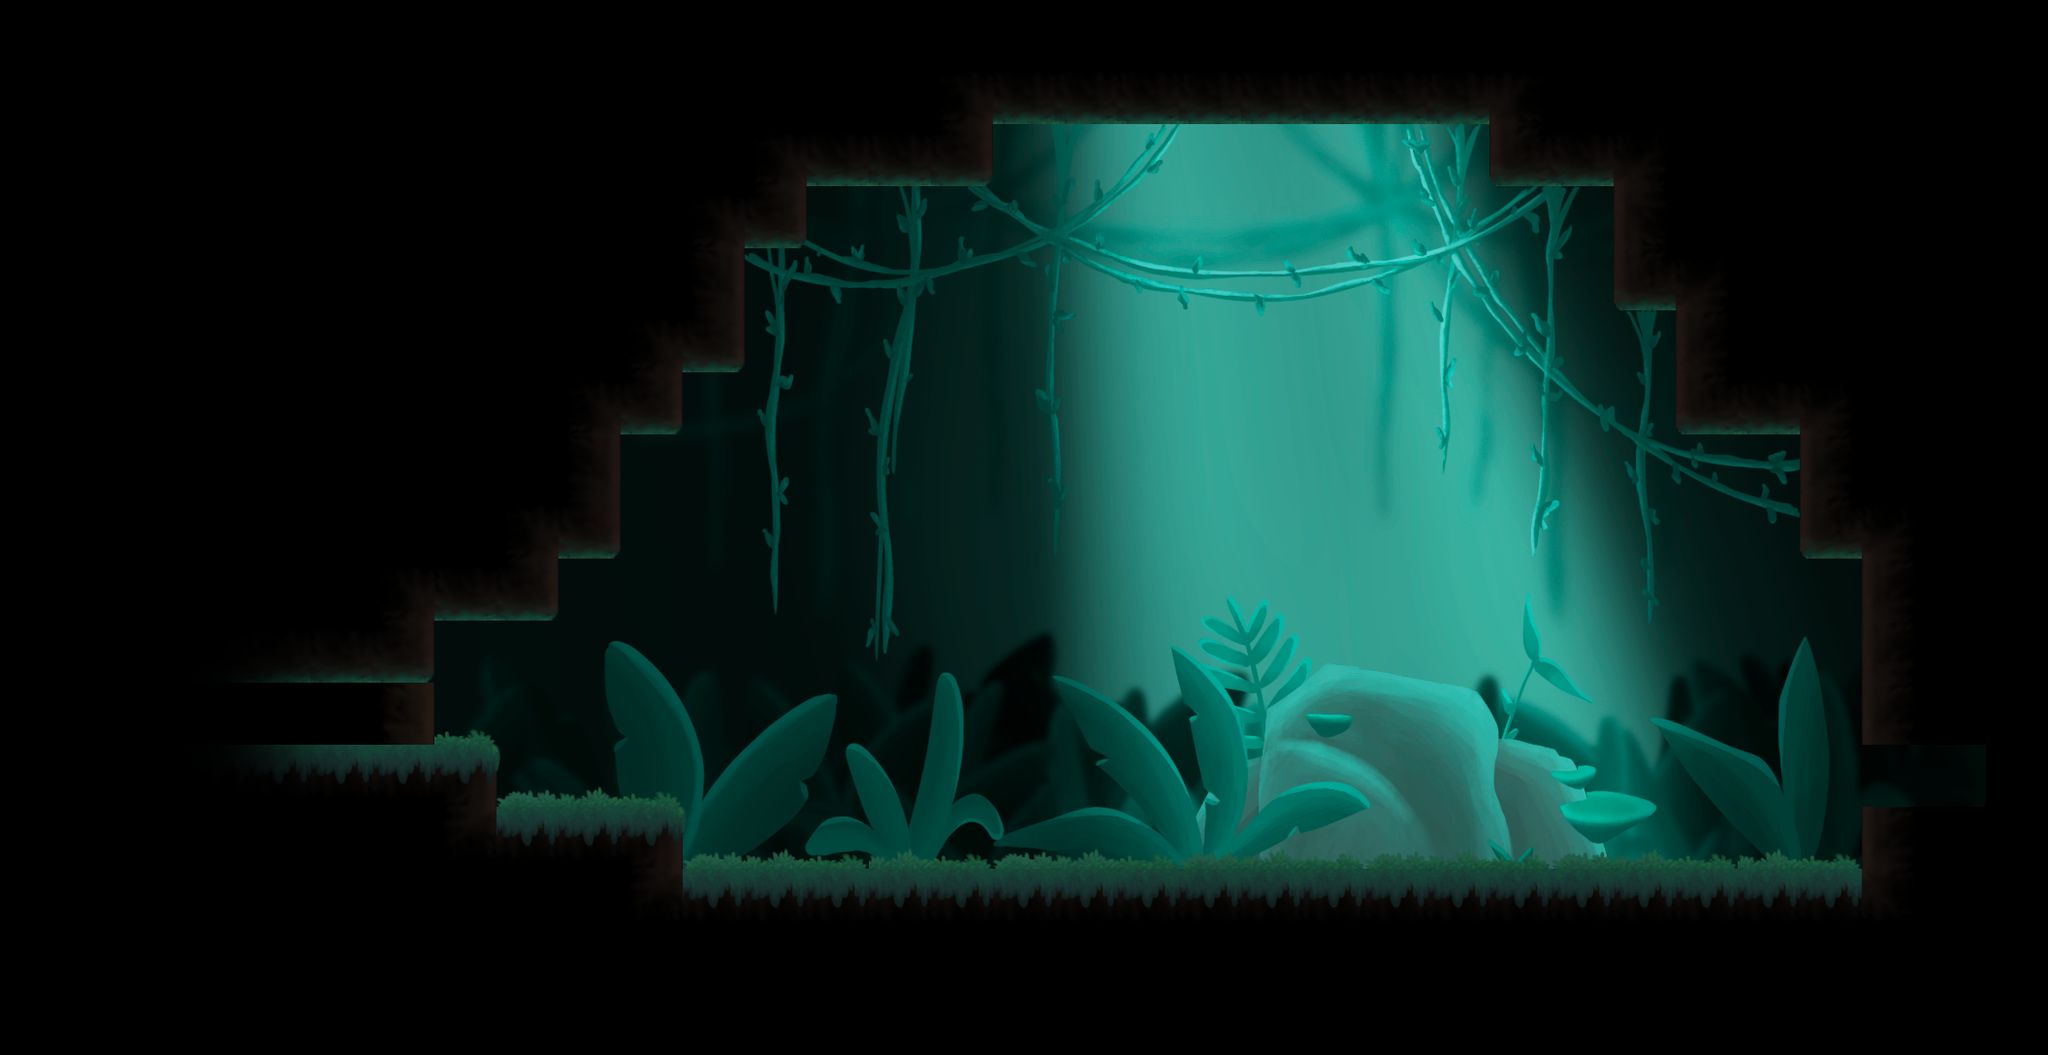

Rendered tile map (Tiled .tmx) drawn with the repository's tilesets; below, a short description and the map source with its tile grids summarised:
An orthogonal 33x17 tile map with 64x64 px tiles, 10 tile layers (Background, Background Fog, Fourth Layer, Rocks Third Layer, ...), 25 tilesets and 36 objects (BichoPalo).

<map version="1.10" tiledversion="1.11.2" orientation="orthogonal" renderorder="right-down" width="33" height="17" tilewidth="64" tileheight="64" infinite="0" nextlayerid="79" nextobjectid="1432">
 <tileset firstgid="1" name="tiles_cave" tilewidth="64" tileheight="64" tilecount="100" columns="10">
  <image source="../Props/tiles_cave.png" width="640" height="640" />
 </tileset>
 <tileset firstgid="101" name="rocas1" tilewidth="64" tileheight="64" tilecount="480" columns="30">
  <image source="../Environment/rocas1.png" width="1920" height="1080" />
 </tileset>
 <tileset firstgid="581" name="rocas2" tilewidth="64" tileheight="64" tilecount="480" columns="30">
  <image source="../Environment/rocas2.png" width="1920" height="1080" />
 </tileset>
 <tileset firstgid="1061" name="rocas3" tilewidth="64" tileheight="64" tilecount="480" columns="30">
  <image source="../Environment/rocas3.png" width="1920" height="1080" />
 </tileset>
 <tileset firstgid="1541" name="Fondo_cueva" tilewidth="64" tileheight="64" tilecount="480" columns="30">
  <image source="../Environment/Fondo_cueva.png" width="1920" height="1080" />
 </tileset>
 <tileset firstgid="2021" name="niebla_fondo" tilewidth="64" tileheight="64" tilecount="480" columns="30">
  <image source="../Environment/niebla_fondo.png" width="1920" height="1080" />
 </tileset>
 <tileset firstgid="2501" name="piedras_columnas0" tilewidth="64" tileheight="64" tilecount="480" columns="30">
  <image source="../Environment/piedras_columnas0.png" width="1920" height="1080" />
 </tileset>
 <tileset firstgid="2981" name="piedras0" tilewidth="64" tileheight="64" tilecount="480" columns="30">
  <image source="../Environment/piedras0.png" width="1920" height="1080" />
 </tileset>
 <tileset firstgid="3461" name="spike3" tilewidth="64" tileheight="64" tilecount="4" columns="2">
  <image source="../Props/spike3.png" width="128" height="128" />
 </tileset>
 <tileset firstgid="3465" name="SecretCave_Background_Fog" tilewidth="64" tileheight="64" tilecount="480" columns="30">
  <image source="../Environment/SecretCave_Background_Fog.png" width="1920" height="1080" />
 </tileset>
 <tileset firstgid="3945" name="SecretCave_Cristals" tilewidth="64" tileheight="64" tilecount="480" columns="30">
  <image source="../Environment/SecretCave_Cristals.png" width="1920" height="1080" />
 </tileset>
 <tileset firstgid="4425" name="SecretCave_Fog1" tilewidth="64" tileheight="64" tilecount="480" columns="30">
  <image source="../Environment/SecretCave_Fog1.png" width="1920" height="1080" />
 </tileset>
 <tileset firstgid="4905" name="SecretCave_Stones1" tilewidth="64" tileheight="64" tilecount="480" columns="30">
  <image source="../Environment/SecretCave_Stones1.png" width="1920" height="1080" />
 </tileset>
 <tileset firstgid="5385" name="SecretCave_Stones2" tilewidth="64" tileheight="64" tilecount="480" columns="30">
  <image source="../Environment/SecretCave_Stones2.png" width="1920" height="1080" />
 </tileset>
 <tileset firstgid="5865" name="SecretCave_Stones3" tilewidth="64" tileheight="64" tilecount="480" columns="30">
  <image source="../Environment/SecretCave_Stones3.png" width="1920" height="1080" />
 </tileset>
 <tileset firstgid="6345" name="SecretCave_Stones4" tilewidth="64" tileheight="64" tilecount="480" columns="30">
  <image source="../Environment/SecretCave_Stones4.png" width="1920" height="1080" />
 </tileset>
 <tileset firstgid="6825" name="SecretCave_Background" tilewidth="64" tileheight="64" tilecount="480" columns="30">
  <image source="../Environment/SecretCave_Background.png" width="1920" height="1080" />
 </tileset>
 <tileset firstgid="7305" name="SecretCave_Background1" tilewidth="64" tileheight="64" tilecount="480" columns="30">
  <image source="../Environment/SecretCave_Background1.png" width="1920" height="1080" />
 </tileset>
 <tileset firstgid="7785" name="SecretCave_Fog2" tilewidth="64" tileheight="64" tilecount="480" columns="30">
  <image source="../Environment/SecretCave_Fog2.png" width="1920" height="1080" />
 </tileset>
 <tileset firstgid="8265" name="Mangrove_background" tilewidth="64" tileheight="64" tilecount="480" columns="30">
  <image source="../Environment/Mangrove_background.png" width="1920" height="1080" />
 </tileset>
 <tileset firstgid="8745" name="tiles_manglar" tilewidth="64" tileheight="64" tilecount="100" columns="10">
  <image source="../Props/tiles_manglar.png" width="640" height="640" />
 </tileset>
 <tileset firstgid="8845" name="habitat_bichopalo" tilewidth="64" tileheight="64" tilecount="480" columns="30">
  <image source="../Environment/habitat_bichopalo.png" width="1920" height="1080" />
 </tileset>
 <tileset firstgid="9325" name="habitat_bichopalo" tilewidth="64" tileheight="64" tilecount="480" columns="30">
  <image source="../Environment/habitat_bichopalo.png" trans="ff00ff" width="1920" height="1080" />
 </tileset>
 <tileset firstgid="9805" name="tiles_manglar2" tilewidth="64" tileheight="64" tilecount="100" columns="10">
  <image source="../Props/tiles_manglar2.png" trans="ff00ff" width="640" height="640" />
 </tileset>
 <tileset firstgid="9905" name="Prueba_change" tilewidth="64" tileheight="64" tilecount="1140" columns="30">
  <image source="../Props/Prueba_change.png" trans="ff00ff" width="1920" height="2444" />
 </tileset>
 <layer id="44" name="Background" width="33" height="17" parallaxx="0" parallaxy="0">
  <properties>
   <property name="Draw" type="bool" value="true" />
  </properties>
  <data>[561 cells, 510 non-empty, 489 distinct tile ids]</data>
 </layer>
 <layer id="75" name="Background Fog" width="33" height="17">
  <properties>
   <property name="Draw" type="bool" value="true" />
  </properties>
  <data>[561 cells, 0 non-empty, 0 distinct tile ids]</data>
 </layer>
 <layer id="76" name="Fourth Layer" width="33" height="17">
  <properties>
   <property name="Draw" type="bool" value="true" />
  </properties>
  <data>[561 cells, 0 non-empty, 0 distinct tile ids]</data>
 </layer>
 <layer id="48" name="Rocks Third Layer" width="33" height="17" parallaxx="0" parallaxy="0">
  <properties>
   <property name="Draw" type="bool" value="true" />
  </properties>
  <data>[561 cells, 0 non-empty, 0 distinct tile ids]</data>
 </layer>
 <layer id="47" name="Rocks Second Layer" width="33" height="17" parallaxx="0" parallaxy="0">
  <properties>
   <property name="Draw" type="bool" value="true" />
  </properties>
  <data>[561 cells, 0 non-empty, 0 distinct tile ids]</data>
 </layer>
 <layer id="45" name="Rocks First Layer" width="33" height="17" parallaxx="0" parallaxy="0">
  <properties>
   <property name="Draw" type="bool" value="true" />
  </properties>
  <data>[561 cells, 0 non-empty, 0 distinct tile ids]</data>
 </layer>
 <layer id="77" name="Fog1" width="33" height="17">
  <properties>
   <property name="Draw" type="bool" value="true" />
  </properties>
  <data>[561 cells, 0 non-empty, 0 distinct tile ids]</data>
 </layer>
 <layer id="23" name="Platforms" width="33" height="17" parallaxx="0" parallaxy="0">
  <properties>
   <property name="Draw" type="bool" value="true" />
   <property name="Navigation" type="bool" value="true" />
  </properties>
  <data>[561 cells, 399 non-empty, 33 distinct tile ids]</data>
 </layer>
 <layer id="69" name="Lights" width="33" height="17">
  <properties>
   <property name="Draw" type="bool" value="true" />
   <property name="Forward" type="bool" value="true" />
  </properties>
  <data>[561 cells, 119 non-empty, 119 distinct tile ids]</data>
 </layer>
 <layer id="54" name="Forward_Layer" width="33" height="17" parallaxx="0" parallaxy="0">
  <properties>
   <property name="Draw" type="bool" value="true" />
   <property name="Forward" type="bool" value="true" />
  </properties>
  <data>[561 cells, 2 non-empty, 1 distinct tile ids]</data>
 </layer>
 <objectgroup id="25" name="Doors">
  <properties>
   <property name="Doors" type="bool" value="true" />
  </properties>
  <object id="1358" x="2048" y="768" width="64" height="64">
   <properties>
    <property name="PlayerPosX" type="int" value="3388" />
    <property name="PlayerPosY" type="int" value="2416" />
    <property name="TargetScene" type="int" value="521" />
   </properties>
  </object>
 </objectgroup>
 <objectgroup id="78" name="NPC">
  <object id="1396" name="BichoPalo" x="1331" y="519.667" width="192" height="192">
   <properties>
    <property name="dialogueId" type="int" value="11" />
   </properties>
  </object>
 </objectgroup>
 <objectgroup id="26" name="Collisions">
  <object id="1352" x="0" y="768" width="448" />
  <object id="1357" x="0" y="704" width="448" />
  <object id="1359" x="448" y="640" width="128" />
  <object id="1360" x="576" y="576" width="64" />
  <object id="1361" x="640" y="448" width="64" />
  <object id="1362" x="704" y="384" width="64" />
  <object id="1363" x="768" y="256" width="64" />
  <object id="1364" x="832" y="192" width="192" />
  <object id="1366" x="448" y="768" width="64" />
  <object id="1367" x="512" y="832" width="192" />
  <object id="1370" x="1536" y="192" width="128" />
  <object id="1371" x="1664" y="320" width="64" />
  <object id="1372" x="1728" y="448" width="128" />
  <object id="1373" x="1856" y="576" width="64" />
  <object id="1397" x="704" y="896" width="1216" />
  <object id="1414" x="1024" y="128" width="512" />
  <object id="1427" x="1920" y="576" height="192" />
  <object id="1428" x="1920" y="768" width="192" />
  <object id="1429" x="1920" y="832" height="64" />
  <object id="1430" x="1920" y="832" width="192" />
  <object id="1431" x="448" y="704" height="64" />
 </objectgroup>
 <objectgroup id="58" name="Wall">
  <object id="1379" x="1856" y="448" height="128" />
  <object id="1380" x="1728" y="320" height="128" />
  <object id="1381" x="1664" y="192" height="128" />
  <object id="1384" x="832" y="192" height="64" />
  <object id="1385" x="768" y="256" height="128" />
  <object id="1386" x="704" y="384" height="64" />
  <object id="1387" x="640" y="448" height="128" />
  <object id="1388" x="576" y="576" height="64" />
  <object id="1389" x="512" y="768" height="64" />
  <object id="1390" x="704" y="832" height="64" />
  <object id="1392" x="448" y="640" height="64" />
  <object id="1415" x="1536" y="128" height="64" />
  <object id="1416" x="1024" y="128" height="64" />
 </objectgroup>
</map>
